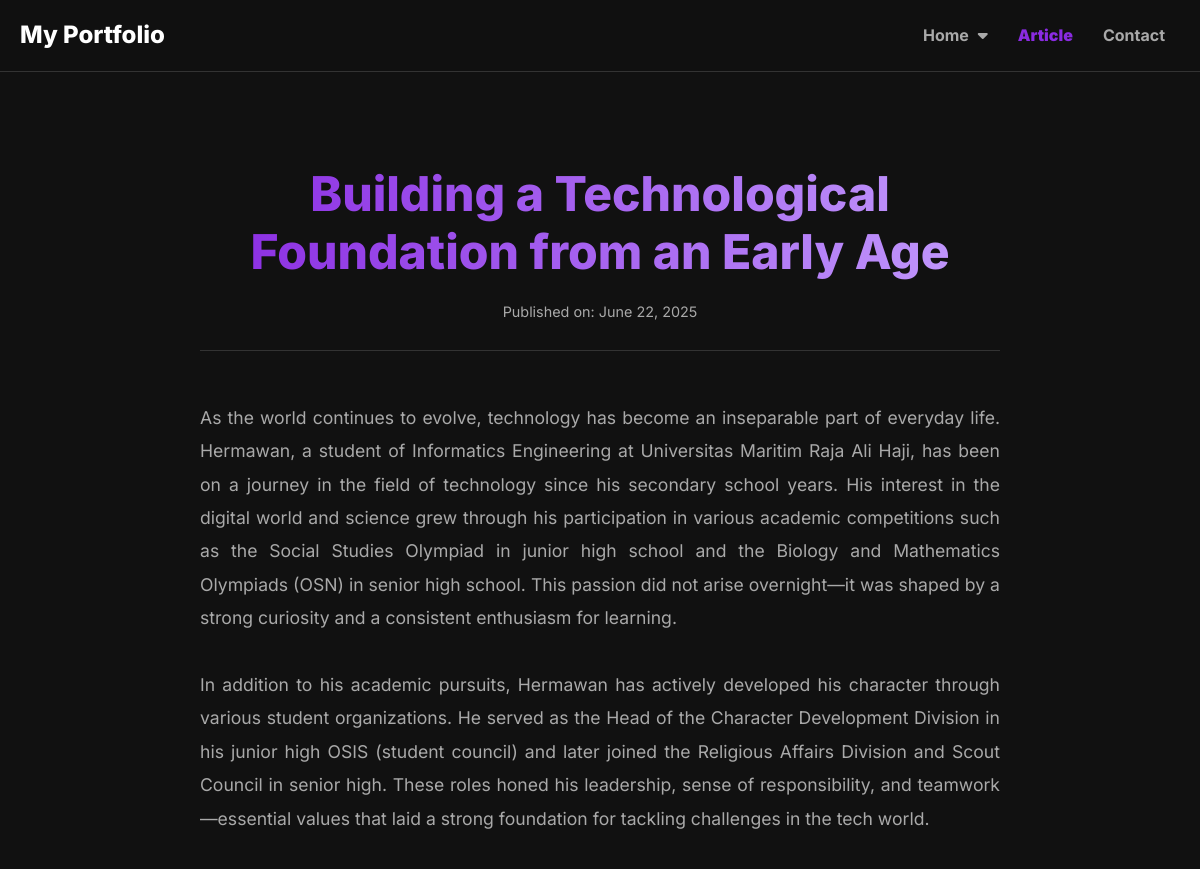
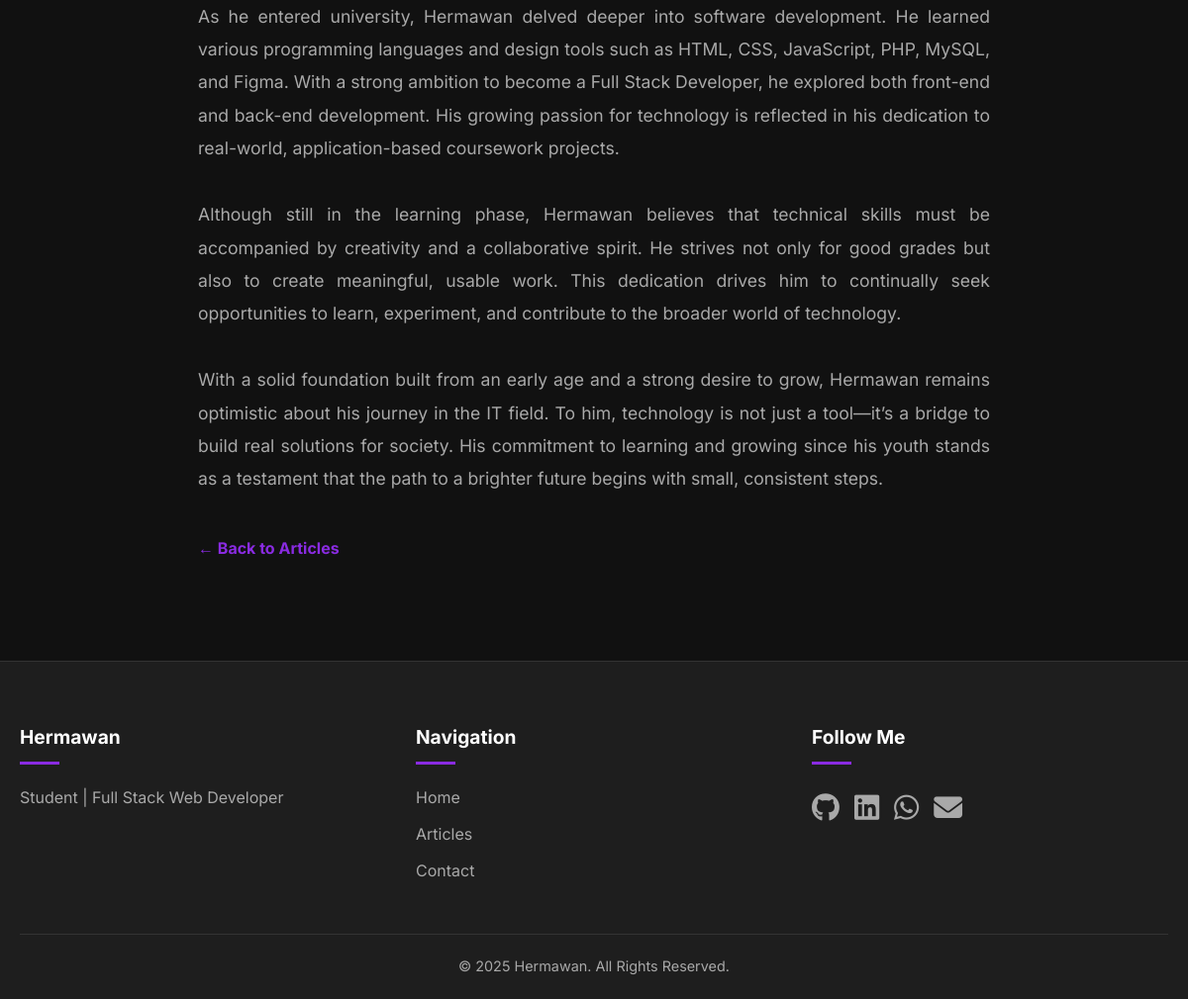
The page /single-article.php?id=1 on the database its author committed (2 pictures, top to bottom).
### tables this page shows
CREATE TABLE `articles` (
  `id` int(11) NOT NULL,
  `title` varchar(255) NOT NULL,
  `content` text NOT NULL,
  `publish_date` date NOT NULL DEFAULT current_timestamp()
);

### single-article.php (the view, shortened to what this page needs)
<?php
require_once 'includes/header.php';
$article = null;
if (isset($_GET['id']) && !empty($_GET['id'])) {
    $article_id = intval($_GET['id']);
    $stmt = mysqli_prepare($conn, "SELECT * FROM articles WHERE id = ?");
    mysqli_stmt_bind_param($stmt, "i", $article_id);
    mysqli_stmt_execute($stmt);
    $result = mysqli_stmt_get_result($stmt);
    if (mysqli_num_rows($result) > 0) {
        $article = mysqli_fetch_assoc($result);
    } else {
        $error_message = "Article not found.";
    }
} else {
    $error_message = "No article specified.";
}
?>
<div class="container">
    <div class="section">
        <?php if ($article): ?>
            <div class="single-content-container">
                <h2 class="single-content-title"><?php echo htmlspecialchars($article['title']); ?></h2>
                <p class="single-content-meta">
                    Published on: <?php echo date('F d, Y', strtotime($article['publish_date'])); ?>
                </p>
                <div class="single-content-body">
                    <?php echo nl2br(htmlspecialchars($article['content'])); ?>
                </div>
                <a href="articles.php" class="back-to-list-link">&larr; Back to Articles</a>
            </div>
        <?php endif; ?>
    </div>
</div>
<?php
include 'includes/footer.php';
?>

### css/style.css (style rules this page uses)
:root { --bg-dark: #111111; --bg-surface: #1e1e1e; --primary-purple: #8A2BE2; --text-heading: #FFFFFF; --text-body: #A9A9A9; --border-color: #333333; --btn-primary-bg: var(--primary-purple); }
* { margin: 0; padding: 0; box-sizing: border-box; }
html { scroll-behavior: smooth; }
body { font-family: 'Inter', sans-serif; background-color: var(--bg-dark); color: var(--text-body); line-height: 1.7; }
.container { max-width: 1200px; margin: 0 auto; padding: 0 20px; }
h1, h2, h3, h4 { color: var(--text-heading); }
.container>.section:first-child { padding-top: 120px; }
.section { padding: 60px 0; }
.single-content-container { max-width: 800px; margin: 0 auto; padding: 40px 0; }
.single-content-title { font-size: 3rem; font-weight: 800; line-height: 1.2; text-align: center; color: var(--text-heading); margin-bottom: 20px; background: linear-gradient(90deg, var(--primary-purple), #c39cfd); -webkit-background-clip: text; -webkit-text-fill-color: transparent; background-clip: text; }
.single-content-meta { text-align: center; font-size: 0.9rem; color: var(--text-body); margin-bottom: 50px; padding-bottom: 25px; border-bottom: 1px solid var(--border-color); }
.single-content-body { text-align: justify; font-size: 1.1rem; line-height: 1.9; color: var(--text-body); }
.back-to-list-link { display: inline-block; margin-top: 40px; font-weight: 700; text-decoration: none; color: var(--primary-purple); transition: all 0.3s ease; }

### rows shown on the page
articles: title "Building a Technological Foundation from an Early Age", publish_date "June 22, 2025", content "As the world continues to evolve, technology has become an inseparable part of everyday life. Hermawan, a student of Informatics Engineering at Universitas Maritim Raja Ali Haji, has been on a journey in the field of technology since his secondary school years. His interest in the digital world and science grew through his participation in various academic competitions such as the Social Studies Olympiad in junior high school and the Biology and Mathematics Olympiads (OSN) in senior high school. This passion did not arise overnight—it was shaped by a strong curiosity and a consistent enthusiasm for learning. In addition to his academic pursuits, Hermawan has actively developed his character…"

### other values the page prints
$settings['full_name'] "Hermawan"
$settings['tagline'] "Student | Full Stack Web Developer"
